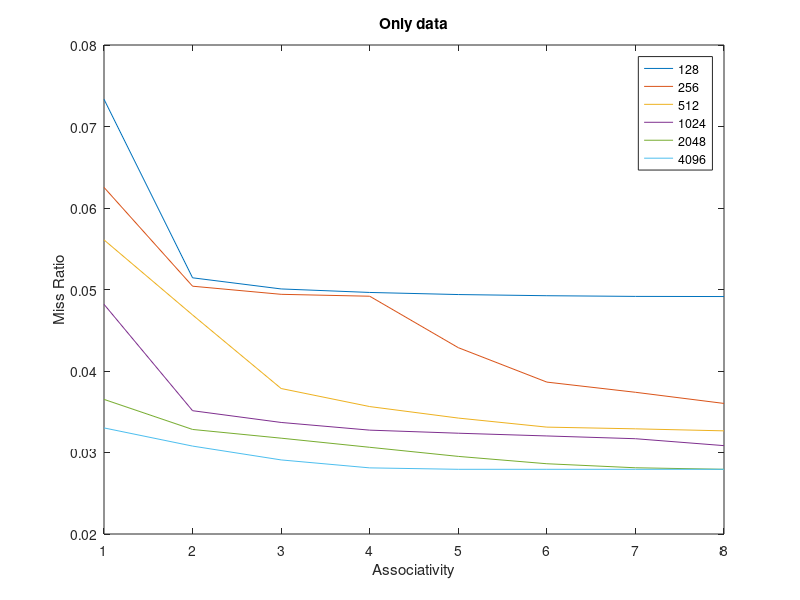
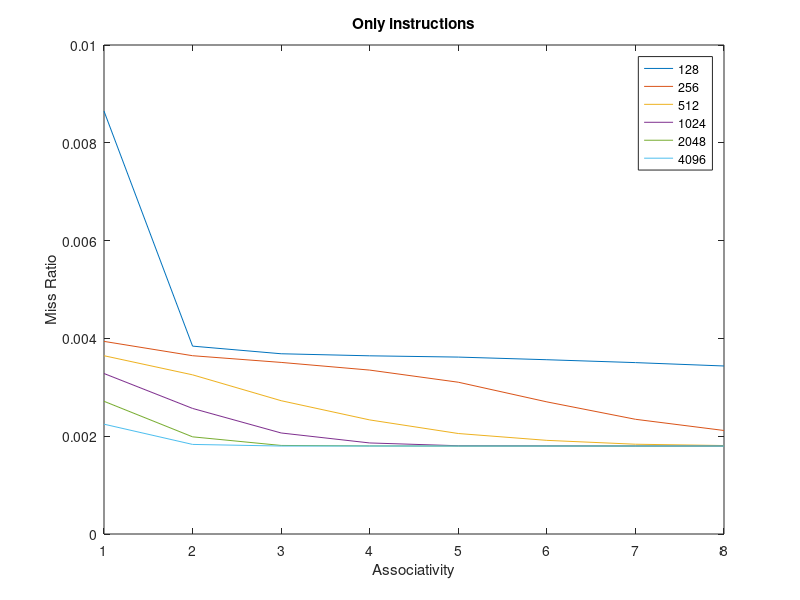
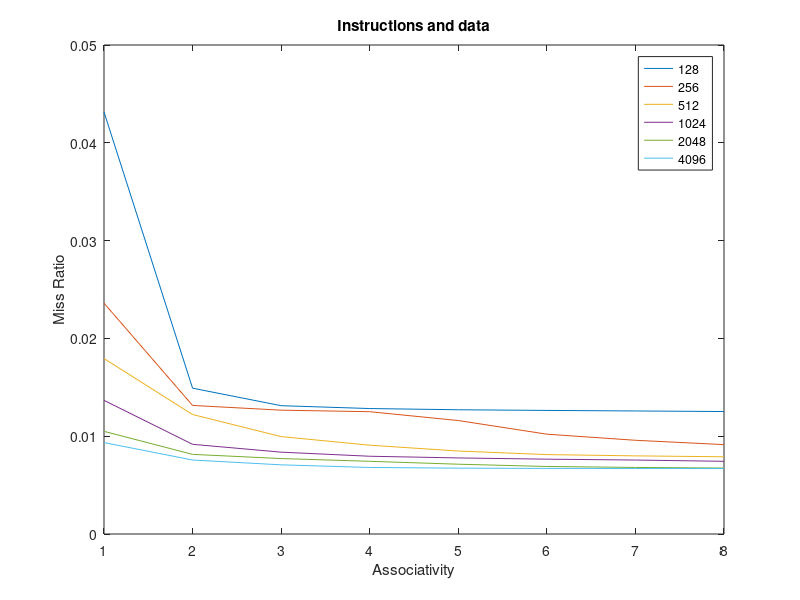

Reproduce these figures in MATLAB, in order.
clear
format longg
data = dlmread('lab1/output_data.txt', '	').';
inst = dlmread('lab1/output_inst.txt', '	').';
unified = dlmread('lab1/output_unified.txt', '	').';


figure
d = plot(data);
set(d,{'DisplayName'},{'128';'256';'512';'1024';'2048';'4096'});
legend show
title('Only data')
xlabel('Associativity')
ylabel('Miss Ratio')
figure
i = plot(inst);
set(i,{'DisplayName'},{'128';'256';'512';'1024';'2048';'4096'});
legend show
title('Only instructions')
xlabel('Associativity')
ylabel('Miss Ratio')
figure
u = plot(unified);
set(u,{'DisplayName'},{'128';'256';'512';'1024';'2048';'4096'});
legend show
title('Instructions and data')
xlabel('Associativity')
ylabel('Miss Ratio')


line_size = 32;
associativity = [1 2 3 4 5 6 7 8];
no_sets = [128, 256, 512, 1024, 2048, 4096];
cache_sizes = line_size * (associativity.' * no_sets);

% cost function = (100000 * miss ratio) + (0.01 * cache size in bytes)

cost = (100000 * inst) + (0.01 * cache_sizes);

budget = 8000;
best = 8000;

for row=1:size(cost,1)
    for col=1:size(cost,2)
          if (cost(row,col) <= best)
              best = cost(row, col);
          end
    end
end